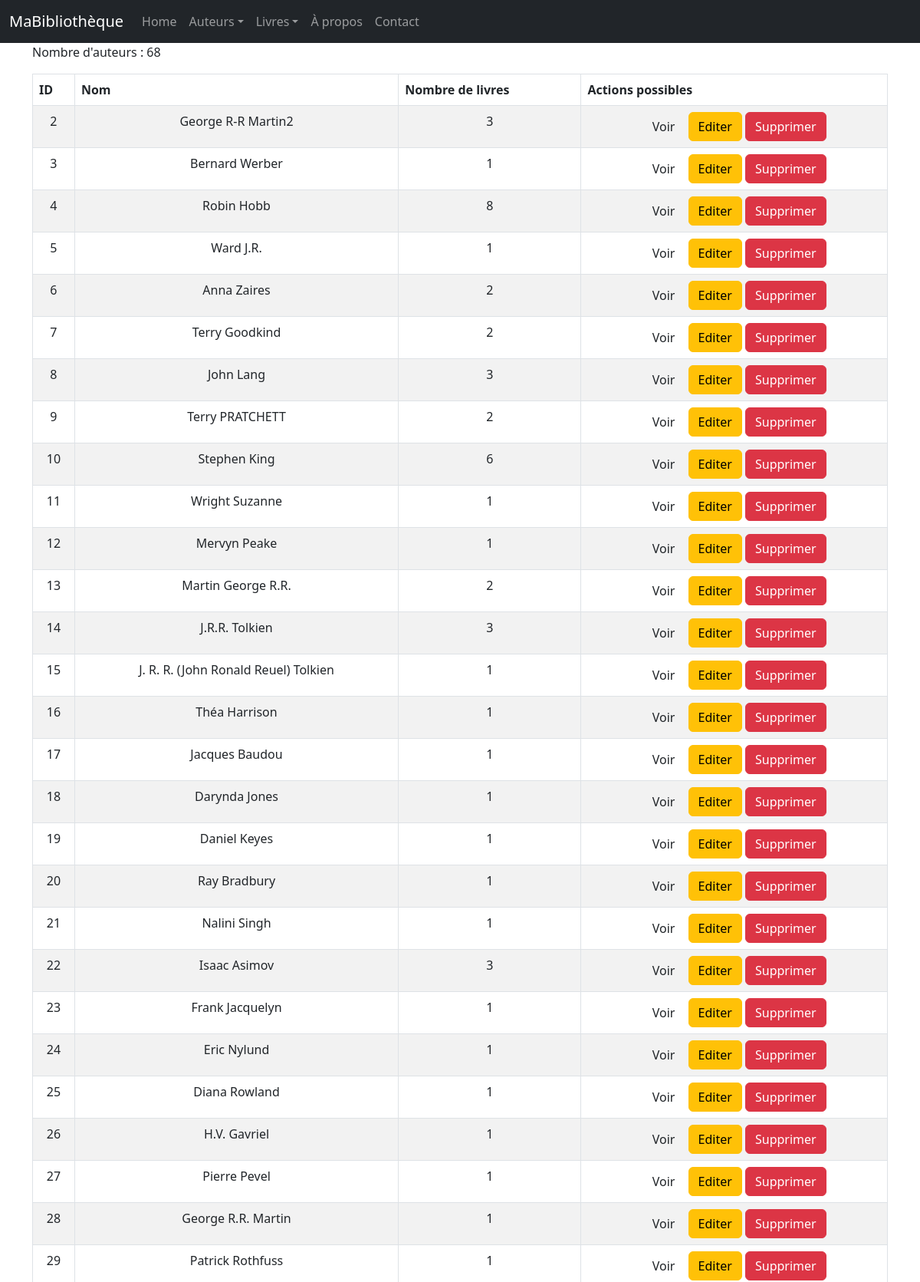
The page /auteurs/ (upper part) on the database its author committed.
### monApp/models.py (models this page shows, shortened)
class Auteur(db.Model):
    idA = db.Column( db.Integer, primary_key=True )
    Nom = db.Column( db.String(100) )

### monApp/views.py (the view)
@app.route('/auteurs/')
def getAuteurs():
    lesAuteurs = Auteur.query.all()
    return render_template('auteurs_list.html', title="R3.01 Dev Web avec Flask", auteurs=lesAuteurs)

### monApp/templates/auteurs_list.html (shortened to what this page needs)
{% extends "base.html" %}
{% block main %}
    <h1>Liste des auteurs</h1>
    <p>Nombre d'auteurs : {{ auteurs|length }}</p>
    <table class="table table-striped table-bordered table-hover">
        <thead>
            <tr>
                <th>ID</th>
                <th>Nom</th>
                <th>Nombre de livres</th>
                <th>Actions possibles</th>
            </tr>
        </thead>
        <tbody>
            {% for unAuteur in auteurs %}
                <tr>
                    <td>{{ unAuteur.idA }}</td>
                    <td>{{ unAuteur.Nom }}</td>
                    <td>{{ unAuteur.livres.count() }}</td>
                    <td>
                        <div class="task-controls">
                            <a href="{{ url_for('viewAuteur', idA=unAuteur.idA) }}" class="btn btn-nfo">
                                Voir
                            </a>
                            <a href="{{ url_for('updateAuteur', idA=unAuteur.idA) }}" class="btn btn-warning">
                                Editer
                            </a>
                            <a href="{{ url_for('deleteAuteur', idA=unAuteur.idA) }}" class="btn btn-danger">
                                Supprimer </a>
                        </div>
                    </td>
                </tr>
            {% endfor %}
        </tbody>
    </table>
{% endblock %}

### monApp/static/style.css (style rules this page uses)
h1 { color: red; }
td, th { padding: 0.5em; text-align: center; border-collapse: initial; border: thin solid black; }
body { font-family: sans-serif; }

### rows shown on the page
Auteur: idA "2", Nom "George R-R Martin2", livres.count "3"
Auteur: idA "3", Nom "Bernard Werber", livres.count "1"
Auteur: idA "4", Nom "Robin Hobb", livres.count "8"
Auteur: idA "5", Nom "Ward J.R.", livres.count "1"
Auteur: idA "6", Nom "Anna Zaires", livres.count "2"
Auteur: idA "7", Nom "Terry Goodkind", livres.count "2"
Auteur: idA "8", Nom "John Lang", livres.count "3"
Auteur: idA "9", Nom "Terry PRATCHETT", livres.count "2"
Auteur: idA "10", Nom "Stephen King", livres.count "6"
Auteur: idA "11", Nom "Wright Suzanne", livres.count "1"
Auteur: idA "12", Nom "Mervyn Peake", livres.count "1"
Auteur: idA "13", Nom "Martin George R.R.", livres.count "2"
Auteur: idA "14", Nom "J.R.R. Tolkien", livres.count "3"
Auteur: idA "15", Nom "J. R. R. (John Ronald Reuel) Tolkien", livres.count "1"
Auteur: idA "16", Nom "Théa Harrison", livres.count "1"
Auteur: idA "17", Nom "Jacques Baudou", livres.count "1"
Auteur: idA "18", Nom "Darynda Jones", livres.count "1"
Auteur: idA "19", Nom "Daniel Keyes", livres.count "1"
Auteur: idA "20", Nom "Ray Bradbury", livres.count "1"
Auteur: idA "21", Nom "Nalini Singh", livres.count "1"
Auteur: idA "22", Nom "Isaac Asimov", livres.count "3"
Auteur: idA "23", Nom "Frank Jacquelyn", livres.count "1"
Auteur: idA "24", Nom "Eric Nylund", livres.count "1"
Auteur: idA "25", Nom "Diana Rowland", livres.count "1"
Auteur: idA "26", Nom "H.V. Gavriel", livres.count "1"
Auteur: idA "27", Nom "Pierre Pevel", livres.count "1"
Auteur: idA "28", Nom "George R.R. Martin", livres.count "1"
Auteur: idA "29", Nom "Patrick Rothfuss", livres.count "1"

### other values the page prints
{{ auteurs|length }} "68"
